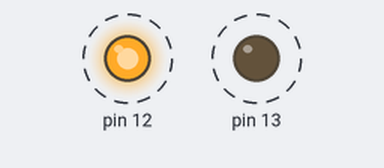
A sketch run on a simulated Arduino Uno, built with avr-gcc and run on an emulated ATmega328P. Shown: output pins drawn as LEDs (lit = HIGH). Dashed ring = blinking.

Above: at 0.1 s.
Timing chart, 0 to 3.0 s (numbered marks = the images above):
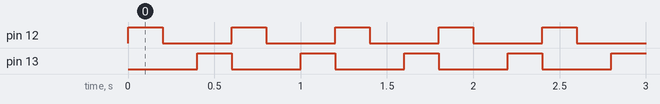

The sketch:

Two-LED.ino
```cpp
// C++ code
//
void setup()
{
  pinMode(12, OUTPUT);
  pinMode(13,OUTPUT);
}

void loop()
{

  digitalWrite(12, HIGH);
  delay(200);
  digitalWrite(12,LOW);
  delay(200);
  digitalWrite(13,HIGH);
  delay(200);

  digitalWrite(13, LOW);

}
```

Measured:
- by itself, pin 12, pin 13: alternates HIGH for 0.20 s and LOW for 0.40 s
- by itself, everything shown: repeats every 0.60 s, in 3 steps
